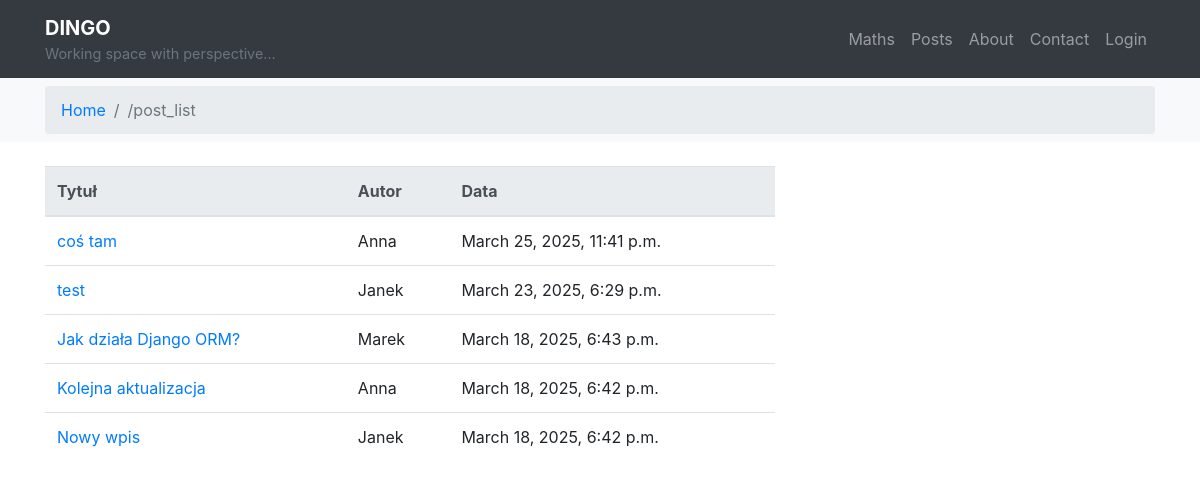
The app's page /posts/, older data.
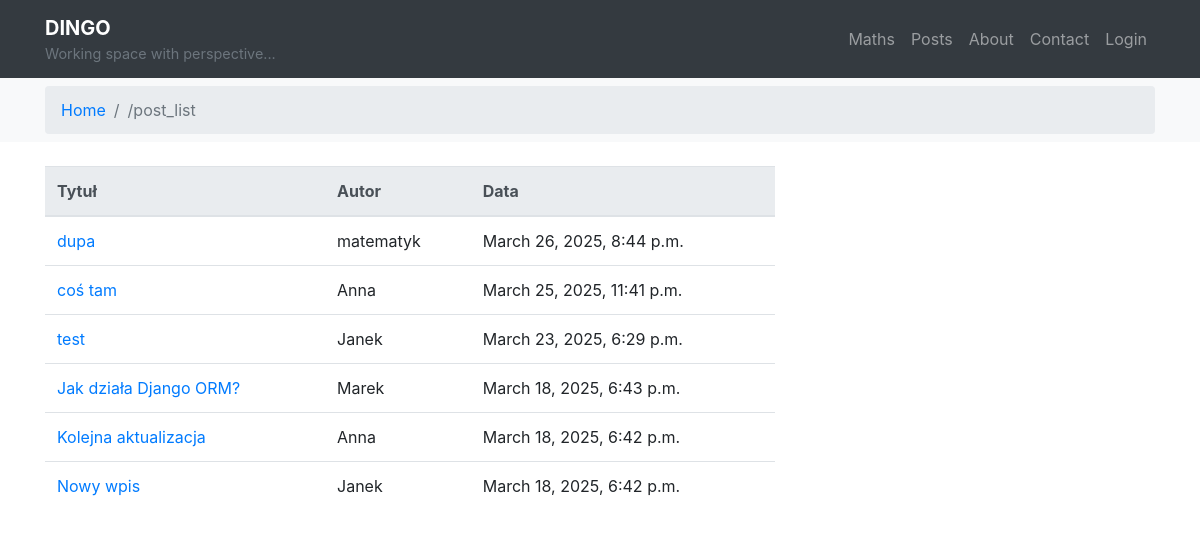
The same page, newer data.
### posts/models.py (models this page shows, shortened)
class Post(models.Model):
    title = models.CharField(max_length=100)
    content = models.TextField()
    created = models.DateTimeField(auto_now_add=True)
    modified = models.DateTimeField(auto_now=True)
    author = models.ForeignKey(Author, on_delete=models.CASCADE)

class Author(models.Model):
    nick = models.CharField(max_length=20, unique=True)
    email = models.EmailField(unique=True)

### posts/views.py (the view)
# urls.py: path('', post_list, name='post_list'),
def post_list(request):
    posts = Post.objects.order_by('-created')
    paginator = Paginator(posts, 10)
    page_number = request.GET.get('page')
    posts_page = paginator.get_page(page_number)
    if request.method == "POST":
        form = PostForm(request.POST)
        if form.is_valid():
            form.save()
            return redirect('posts:post_list')
    else:
        form = PostForm()
    return render(request, "posts/post_list.html", {
        "posts": posts_page,
        "form": form
    })

### posts/templates/posts/post_list.html (shortened to what this page needs)
{% extends "main.html" %}
{% load bootstrap4 %}
{% block content %}
<div class="row">
    <div class="col-md-8">
        <table class="table table-hover">
            <thead class="thead-light">
                <tr>
                    <th>Tytuł</th>
                    <th>Autor</th>
                    <th>Data</th>
                </tr>
            </thead>
            <tbody>
                {% for post in posts %}
                    <tr>
                        <td>
                            <a href="{% url 'posts:post_detail' post.pk %}">
                                {{ post.title }}
                            </a>
                        </td>
                        <td>{{ post.author.nick }}</td>
                        <td>{{ post.created|date:"F j, Y, g:i a" }}</td>
                    </tr>
                {% empty %}
                    <tr><td colspan="3"><em>Brak postów</em></td></tr>
                {% endfor %}
            </tbody>
        </table>
    </div>
    <div class="col-md-4">
    </div>
</div>
{% endblock %}

### templates/main.html (shortened to what this page needs)
{% load bootstrap4 %}
{% load static %}
<!DOCTYPE html>
<html lang="en">
<head>
    <link rel="stylesheet" href="{% static 'maths/css/style.css' %}">
    {% bootstrap_css %}
</head>
<body>
<nav class="navbar navbar-expand-lg navbar-dark bg-dark">
    <div class="container">
      <a class="navbar-brand" href="{% url 'welcome' %}">
        <div class="d-flex flex-column">
          <strong>DINGO</strong>
          <small class="text-muted" style="font-size: 0.9rem;">Working space with perspective...</small>
        </div>
      </a>
      <div class="collapse navbar-collapse justify-content-end" id="navbarNav">
        <ul class="navbar-nav text-right">
          <li class="nav-item">
            <a class="nav-link" href="{% url 'maths:list' %}">Maths</a>
          </li>
          <li class="nav-item">
            <a class="nav-link" href="{% url 'posts:post_list' %}">Posts</a>
          </li>
          <li class="nav-item">
            <a class="nav-link" href="{% url 'about' %}">About</a>
          </li>
          <li class="nav-item">
            <a class="nav-link" href="{% url 'contact' %}">Contact</a>
          </li>
          {% if user.is_authenticated %}
          <li class="nav-item d-flex align-items-center">
            <span class="nav-link p-0">{{ user.username }}</span>
            <span class="nav-item text-muted me-3">|</span>
            <form method="post" action="{% url 'logout' %}" class="m-0">
              {% csrf_token %}
              <button type="submit" class="btn btn-link p-0" style="border:none; background:none;">Logout</button>
            </form>
          </li>
          {% else %}
            <li class="nav-item">
              <a class="nav-link" href="{% url 'login' %}">Login</a>
            </li>
          {% endif %}
        </ul>
      </div>
    </div>
  </nav>
<nav class="bg-light py-2 px-3 mb-4" aria-label="breadcrumb">
    <div class="container">
        <ol class="breadcrumb mb-0">
            <li class="breadcrumb-item"><a href="{% url 'welcome' %}">Home</a></li>
            {% if request.resolver_match.url_name != "welcome" %}
                <li class="breadcrumb-item active" aria-current="page">
                    /{{ request.resolver_match.url_name }}
                </li>
            {% endif %}
        </ol>
    </div>
</nav>
<div class="container">
    {% block content %}{% endblock %}
</div>
</body>
</html>

Row changes from the older to the newer data that the page shows:
added Post: title "dupa", author.nick "matematyk", created "March 26, 2025, 8:44 p.m."
